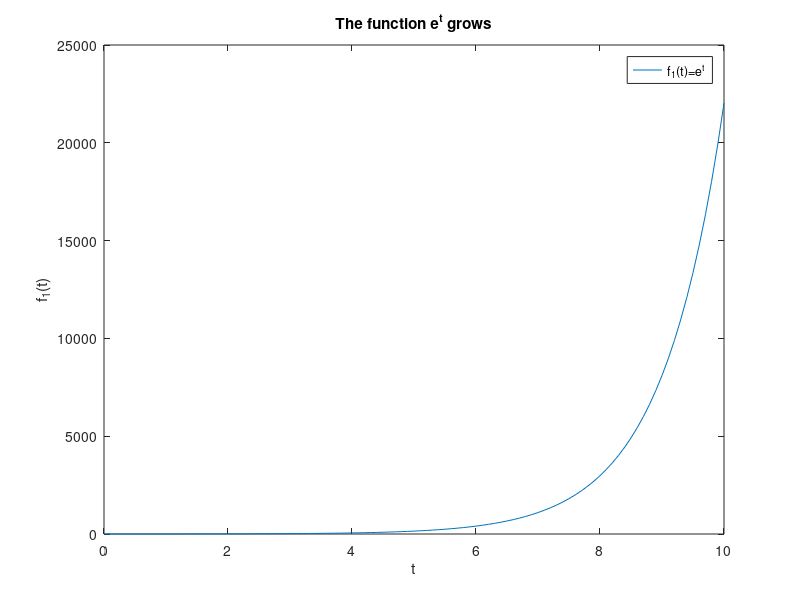
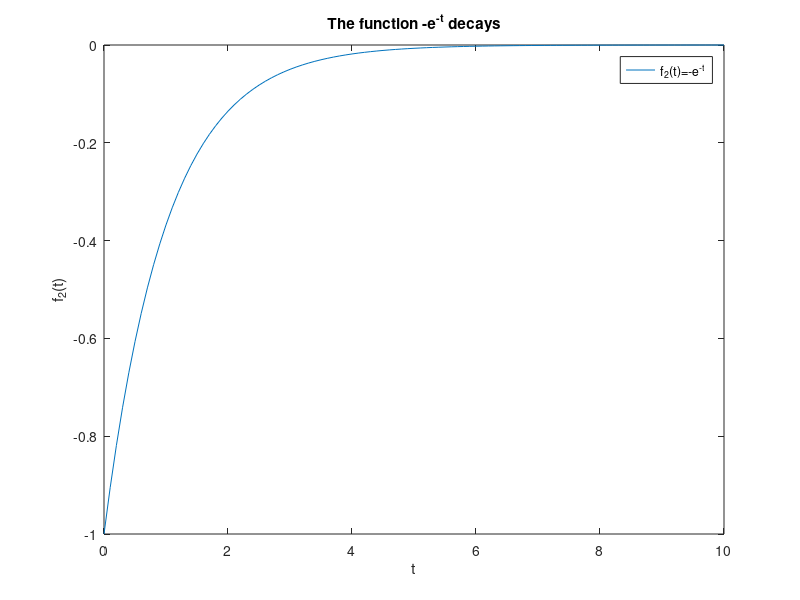
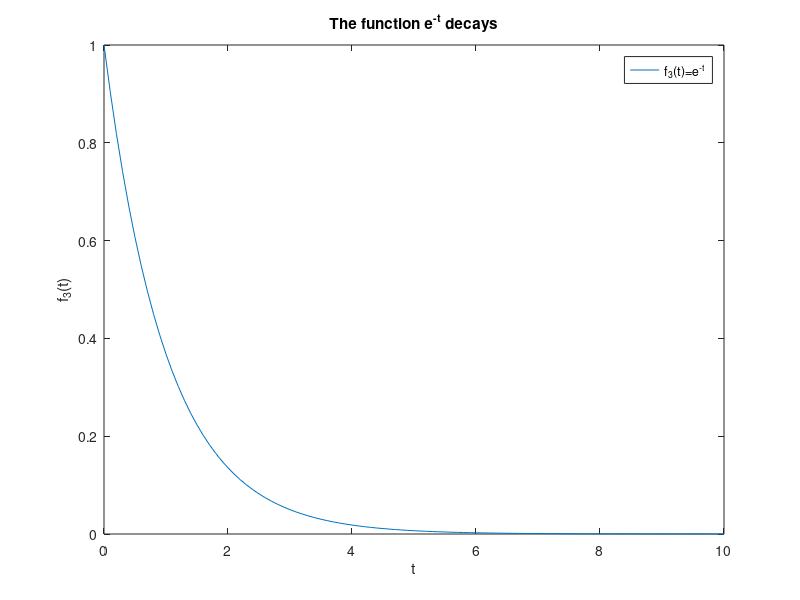
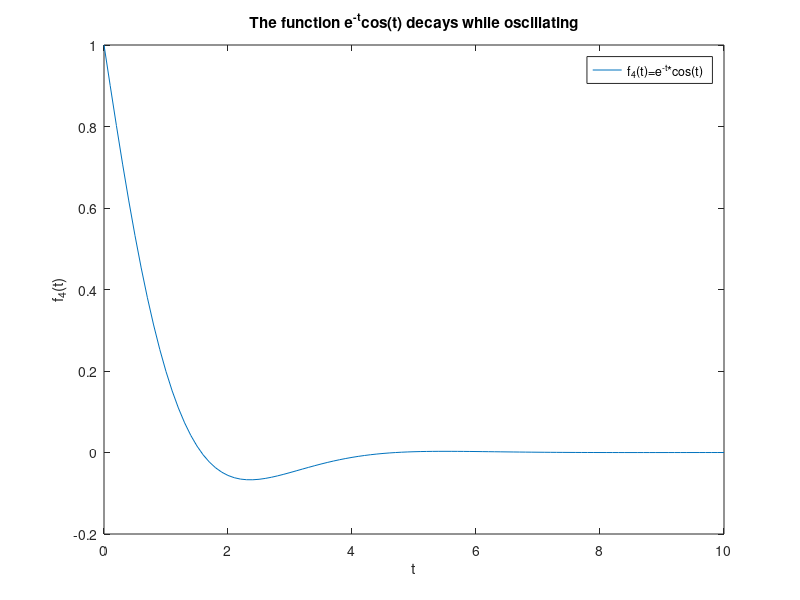

Recreate these plots in MATLAB, in order. (Note: this script raises an error after producing the figures.)
%% Second-Order Lab: Second-Order Linear DEs in MATLAB
% In this lab, you will learn how to use |iode| to plot solutions of second-order 
% ODEs. You will also learn to classify the behaviour of different types of solutions.
% 
% Moreover, you will write your own Second-Order ODE system solver, and compare 
% its results to those of |iode|.
% 
% Opening the m-file lab5.m in the MATLAB editor, step through each part using 
% cell mode to see the results.
% 
% There are seven (7) exercises in this lab that are to be handed in on the 
% due date of the lab.
%% Student Information
%%
% 
%  Student Name: Mustafa Khan
%
%%
% 
%  Student Number: 1006717037
%
%% Iode for Second-Order Linear DEs with constant coefficients
% In the |iode| menu, select the |Second order linear ODEs| module. It opens 
% with a default DE and a default forcing function |f(t) = cos(2t)|. The forcing 
% function can be plotted along with the solution by choosing |Show forcing function| 
% from the |Options| menu.
% 
% Use this module to easily plot solutions to these kind of equations.
% 
% There are three methods to input the initial conditions:
% 
% Method 1. Enter the values for |t0|, |x(t0)|, and |x'(t0)| into the |Initial 
% conditions| boxes, and then click |Plot solution|.
% 
% Method 2. Enter the desired slope |x'(t0)| into the appropriate into the |Initial 
% conditions| box, and then click on the graph at the point |(t0,x(t0))| where 
% you want the solution to start.
% 
% Method 3. Press down the left mouse button at the desired point |(t0,x(t0))| 
% and drag the mouse a short distance at the desired slope |x'(t0)|. When you 
% release the mouse button, |iode| will plot the solution.
%% Growth and Decay Concepts
% We want to classify different kinds of behaviour of the solutions. We say 
% that a solution:
% 
% |grows| if its magnitude tends to |infinity| for large values of |t|, that 
% is, if either the solution tends to $+\infty$ or $-\infty$,
% 
% |decays| if its magnitude converges to |0| for large values of |t|,
% 
% |decays while oscillating| if it keeps changing sign for large values of |t| 
% and the amplitude of the oscillation tends to zero,
% 
% |grows while oscillating| if it keeps changing sign for large values of |t| 
% and the amplitude of the oscillation tends to infinity.
%% Example

t = 0:0.1:10;

% Example 1
figure();
y1 = exp(t);
plot(t,y1)

% Annotate the figure
xlabel('t');
ylabel('f_1(t)');
title('The function e^t grows');
legend('f_1(t)=e^t');

% Example 2
figure();
y2 = -exp(-t);
plot(t,y2)

% Annotate the figure
xlabel('t');
ylabel('f_2(t)');
title('The function -e^{-t} decays');
legend('f_2(t)=-e^{-t}');

% Example 3
figure();
y3 = exp(-t);
plot(t,y3)

% Annotate the figure
xlabel('t');
ylabel('f_3(t)');
title('The function e^{-t} decays');
legend('f_3(t)=e^{-t}');

% Example 4
figure();
y4 = exp(-t).*cos(t);
plot(t,y4)

% Annotate the figure
xlabel('t');
ylabel('f_4(t)');
title('The function e^{-t}cos(t) decays while oscillating');
legend('f_4(t)=e^{-t}*cos(t)');

% Example 5
figure();
y5 = exp(t).*sin(2*t);
plot(t,y5)

% Annotate the figure
xlabel('t');
ylabel('f_5(t)');
title('The function e^{t}sin(2t) grows while oscillating');
legend('f_5(t)=e^{t}sin(2t)');

% Example 6
figure();
y6 = sin(3*t);
plot(t,y6)

% Annotate the figure
xlabel('t');
ylabel('f_6(t)');
title('The function sin(3t) neither decays nor grows, it just oscillates');
legend('f_6(t)=sin(3t)');


% |Remark.| A function which |grows while oscillating| doesn't |grow|,
% because it keeps changing sign, so it neither tends to $+\infty$ nor to
% $-\infty$.
%% Exercise 1
% Objective: Use |iode| to solve second-order linear DEs. And classify them.
% 
% Details: Consider the ODE:
%%
% 
%  4y'' + 4 y' + 17 y = 0
%
%% 
% (a) Use |iode| to plot six (6) numerical solutions of this equation with "random" 
% initial data (use Method 3 above) and press-and-drag at various initial points, 
% with some of the slopes being positive and some negative)
% 
% Use only initial points in the part of the window where |0<t<1| and |-1<x<1| 
% and take all initial slopes between |-3| and |+3|.
% 
% Change the window to |[0,10]x[-3,3]|. Attach a cropped screenshot to your 
% answers file.

%iode
%% 
% 
% 
% (b) Based on the results of (a), state what percentage of solutions decay, 
% grow, grow while oscillating, or decay while oscillating.

%Answer: All (100% of) solutions decay while oscillating out of 
% the sample of 6 shown above within the region specified by 
% the question.
%% 
% (c) Solve the DE and write the exact solution. Explain why this justifies 
% your answer in (b).

%DE: 4y'' + 4y' + 17y = 0

%Characteristic equation: 4λ^2 + 4λ + 17 = 0
%Using the quadratic formula, we get:
% λ = -1/2 + 2i and λ = -1/2 - 2i as our complex eigenvalues.
%Thus, plugging this into the general equation of the solution
%to a second order differential equation, we get:
%y = e^(-t/2)(c1 cos(2t) + c2 sin(2t)) as the exact solution.

%Observe that as the limit of t approaches infinity, 
%the e^(-t/2) term approaches 0. Thus, y approaches 0 as well
%for large values of t. This justifies the answer in (b) because
%regardless of what c1 and c2 are (i.e.: regardless of the initial
%conditions), the solution, y, always tends to 0.
%% Exercise 2
% Consider the ODE:
%%
% 
%  y'' + sqrt(3) y' - y/4 = 0
%
%% 
% Repeat (a), (b), (c) from Exercise 1 with this DE.
% 
% (a) Plot using iode.

%iode
%% 
% (b) Percentage of solutions that decay, grow, etc.

%Answer: All (100% of) solutions grow out of 
% the sample of 6 shown above within the region specified by 
% the question.
%% 
% (c) Solve the DE and write the exact solution.

% DE: y'' + sqrt(3)y' -y/4 = 0

% Rewrite the equation with y = exp(γt) and then form the characteristic
% equation:
% exp(γt)(γ^2 + sqrt(3)γ - 1/4) = 0

% Solving for γ we get γ_1 = (-sqrt(3)+2)/2 and γ_2 = (-sqrt(3)-2)/2

% Since we have two real, distinct roots the general equation of the ODE
% is:
% y = c1exp(γ_1 t) + c2exp(γ_2 t) and so the exact solution is:
% y = c1exp(((-sqrt(3)+2)/2)t) + c2exp(((-sqrt(3)-2)/2)t)

%Observe that as t->∞, the c2exp(((-sqrt(3)-2)/2)t) term in the exact
%solution will tend towards 0 while c1exp(((-sqrt(3)+2)/2)t) will grow
%exponentially. Of course, the intiial conditions will determine which
%effect is greater but for the 6 values selected in iode and for the vast
%majority of cases, the solutions grow.
%% Exercise 3
% Consider the ODE:
%%
% 
%  y'' + sqrt(3) y' + y/4 = 0
%
%% 
% Repeat (a), (b), (c) from Exercise 1 with this DE.
% 
% (a) Plot using iode.
% 
% 
% 
% (b) Percentage of solutions that decay, grow, etc.

%Answer: All (100% of) solutions decay out of 
% the sample of 6 shown above within the region specified by 
% the question.
%% 
% (c) Solve the DE and write the exact solution.

% DE: y'' + sqrt(3)y' + y/4 = 0

% Rewrite the equation with y = exp(γt) and then form the characteristic
% equation:
% exp(γt)(γ^2 + sqrt(3)γ + 1/4) = 0

% Solving for γ we get γ_1 = (-sqrt(3)+sqrt(2))/2 and γ_2 = (-sqrt(3)-sqrt(2))/2

% Since we have two real, distinct roots the general equation of the ODE
% is:
% y = c1exp(γ_1 t) + c2exp(γ_2 t) and so the exact solution is:
% y = c1exp(((-sqrt(3)+sqrt(2))/2)t) + c2exp(((-sqrt(3)-sqrt(2))/2)t)

%Observe that as t->∞, the c1exp(((-sqrt(3)+sqrt(2))/2)t) term and the 
% c2exp(((-sqrt(3)-2)/2)t) term in the exact solution will tend towards 0.
% This is why the solutions shown in (a) all decay.
%% Example
% Consider the ODE:
%%
% 
%  y'' + 2y' + 10y = 0
%
%% 
% The solution is
%%
% 
%  y(t) = e^(-t) ( c1 cos(3t) + c2 sin(3t) )
%
%% 
% From this, it is easy to see that all solutions decay while oscillating.
% 
% Similarly, for the equation 
%%
% 
%  y'' - 2y' + 10y = 0
%
%% 
% The solution is
%%
% 
%  y(t) = e^t ( c3 cos(3t) + c4 sin(3t) )
%
%% 
% which grows while oscillating.
%% Exercise 4
% Consider the fourth-order ODE:
%%
% 
%  y'''' + 2 y''' + 6 y'' + 2 y' + 5 y = 0
%
%% 
% (a) Find the general solution for this problem. You can use MATLAB to find 
% the roots of the characteristic equation numerically with |roots|.

p = [1 2 6 2 5]; %coefficients of characteristic equation/polynomial
r = roots(p) %solving for roots of polynomaials to get eigenvalues

%There are 4 roots:
% -> -1 + 2i
% -> -1 - 2i
% -> +i
% -> -i

%Thus, the general solution of this differential equation is:
% y = C1e^(-t)cos(2t) + C2e^(-t)sin(2t) + C3cos(t) + C4sin(t)
%% 
% (b) Predict what percentage of solutions with random initial data will grow, 
% decay, grow while oscillating, and decay while oscillating. Explain.

%Answer: All (100% of) solutions are neither growing nor decaying but are oscillating. 
% This is because as t approaches infinity, the first two terms,
% C1e^(-t)cos(2t) and C2e^(-t)sin(2t), will go to 0, however, the last two
% terms in the general solution, C3cos(t) and C4sin(t), will continue
% oscillating and will continue doing so.
%% Exercise 5
% Objective: Classify equations given the roots of the characteristic equation.
% 
% Details: Your answer can consist of just a short sentence, as |grows| or  
% |decays while oscillating|.
% 
% Consider a second-order linear constant coefficient homogeneous DE with |r1| 
% and |r2| as roots of the characteristic equation.
% 
% Summarize your conclusions about the behaviour of solutions for randomly chosen 
% initial data when.
% 
% (a) |0 < r1 < r2|
% 
% (b) |r1 < 0 < r2|
% 
% (c) |r1 < r2 < 0|
% 
% (d) |r1 = alpha + beta i| and  |r2 = alpha - beta i| and |alpha < 0|
% 
% (e) |r1 = alpha + beta i| and  |r2 = alpha - beta i| and |alpha = 0|
% 
% (f) |r1 = alpha + beta i| and  |r2 = alpha - beta i| and |alpha > 0|

% Assuming non-zero coefficients:
% (a) Grows and not oscillating
% (b) Grows and not oscillating
% (c) Decays and not oscillating
% (d) Decays while oscillating
% (e) Constant but oscillating
% (f) Grows while oscillating
%% Numerical Methods for Second-Order ODEs
% One way to create a numerical method for second-order ODEs is to approximate 
% derivatives with finite differences in the same way of the Euler method.
% 
% This means that we approximate the first derivative by:
%%
% 
%  y'(t[n]) ~ ( y[n] - y[n-1] ) / h
%
%% 
% and
%%
% 
%  y''(t[n])  ~ ( y'(t[n+1]) - y'(t[n]) ) / h ~ ( y[n+1] - 2 y[n] + y[n-1]
%  ) / ( h^2 )
%
%% 
% By writing these approximations into the ODE, we obtain a method to get |y[n+1]| 
% from the previous two steps |y[n]| and |y[n-1]|.
% 
% The method for approximating solutions is:
% 
% 1. Start with |y[0]=y0|
% 
% 2. Then we need to get |y[1]|, but we can't use the method, because we don't 
% have two iterations |y[0]| and |y[-1]|(!!). So we use Euler to get
%%
% 
%  y[1] = y0 + y1 h
%
%% 
% y1 is the slope given by the initial condition
% 
% 3. Use the method described above to get |y[n]| for |n=2,3,...|.
%% Exercise 6
% Objective: Write your own second-order ODE solver.
% 
% Details: Consider the second-order ODE
%%
% 
%  y'' + p(t) y' + q(t) y = g(t)
%
%% 
% Write a second-order ODE solver using the method described above.
% 
% This m-file should be a function which accepts as variables (t0,tN,y0,y1,h), 
% where t0 and tN are the start and end points of the interval on which to solve 
% the ODE, y0, y1 are the initial conditions of the ODE, and h is the stepsize. 
% You may also want to pass the functions into the ODE the way |ode45| does (check 
% MATLAB lab 2). Name the function DE2_<UTORid>.m.
% 
% Note: you will need to use a loop to do this exercise. 
%% Exercise 7
% Objective: Compare your method with |iode|
% 
% Details: Use |iode| to plot the solution of the ODE  |y'' + exp(-t/5) y' + 
% (1-exp(-t/5)) y = sin(2*t)| with the initial conditions  |y(0) = 1, y'(0) = 
% 0|
% 
% Use the window to |[0,20]x[-2,2]| Without removing the figure window, plot 
% your solution (in a different colour), which will be plotted in the same graph. 
% 
% Comment on any major differences, or the lack thereof.

p = @(t) exp(-t/5);
q = @(t) 1 - exp(-t/5);
g = @(t) sin(2.*t);
t0 = 0;
tN = 20;
y0 = 1;
y1 = 0;
h = 0.001;
t = t0:h:tN;
y = DE2_khanm382(p,q,g,t0,tN,y0,y1,h);

%%Comments: The plot from iode and the plot from my numerical solver are almost
%%identical. Of course, there are likely minor deviation in the exact
%%values at different points but as can be seen below the general shape of
%%the solution is the same.
%%
%iode
%To overlay the plot, simply run plot(t,y, '--') in the command window.
%% 
% *Note:* Iode doesn't have the option to add a legend so I'll explain through 
% words what each curve is below. The blue curve is iode's plot of the solution 
% with the given initial conditions. The dashed red line is the solution from 
% my numerical solver (dashed so that it is easier to differentiate since both 
% solutions almost perfectly overlap).
% 
%